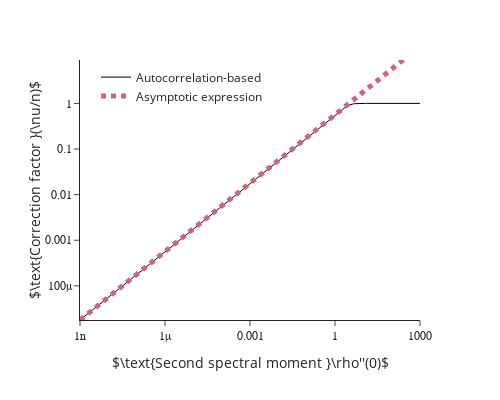

The cell this chart's notebook holds for it:
### Code cell
ws = []
ap = []

nT = 100000
rs = np.logspace(-9,3, 256)
# rs = 1/np.sqrt(rs[::-1])

for r in rs: 
    a = np.exp(-r*(np.arange(0, nT))**2/2)
    ws.append(1 / ((a[0])**2 + 2 * np.sum(a[1:]**2)))
    ap.append(np.sqrt(r/(np.pi)))
fig = go.Figure()

fig = px.line(x=rs, y=[ws, ap], log_y=True, log_x=True)
fig.update_traces(showlegend=False, line_color='white')
fig.add_scatter(x=rs, y=ws, line_color='black', line_width=1, name='Autocorrelation-based')
fig.add_scatter(x=rs, y=ap, line_color=px.colors.qualitative.Safe[1], line_dash='dot', line_width=5, name='Asymptotic expression')
fig.update_xaxes(title_text=r"$\text{Second spectral moment }\rho''(0)$", tickfont_family='Computer Modern')#, title_standoff=0)#, range=(-.5,0.7))
fig.update_yaxes(title_text=r'$\text{Correction factor }(\nu/n)$', tickfont_family='Computer Modern', title_standoff=0, range=(np.log10(min(ap)), np.log10(max(ap))-0.3))
fig.update_layout(template='simple_white', height=400, width=500, legend=dict(title_text='',yanchor="top",y=0.99,xanchor="right",x=0.55), )

display(fig)


fig.write_image('./edf_ws_vs_asymptotic.pdf', scale=2)
fig.write_image('./edf_ws_vs_asymptotic.png', scale=2)

### Figure 1 — Plotly figure (JSON) as saved in the notebook; plotly's stock layout.template omitted (floating-point values rounded to 4 significant figures; data arrays with more than 128 entries replaced by an {"elided": "..."} marker saying what was removed)
{"data": [{"hovertemplate": "variable=wide_variable_0<br>x=%{x}<br>value=%{y}<extra></extra>", "legendgroup": "wide_variable_0", "line": {"color": "white", "dash": "solid"}, "marker": {"symbol": "circle"}, "mode": "lines", "name": "wide_variable_0", "orientation": "v", "showlegend": false, "type": "scatter", "x": {"elided": "256 float values"}, "xaxis": "x", "y": {"elided": "256 float values"}, "yaxis": "y"}, {"hovertemplate": "variable=wide_variable_1<br>x=%{x}<br>value=%{y}<extra></extra>", "legendgroup": "wide_variable_1", "line": {"color": "white", "dash": "solid"}, "marker": {"symbol": "circle"}, "mode": "lines", "name": "wide_variable_1", "orientation": "v", "showlegend": false, "type": "scatter", "x": {"elided": "256 float values"}, "xaxis": "x", "y": {"elided": "256 float values"}, "yaxis": "y"}, {"line": {"color": "black", "width": 1}, "name": "Autocorrelation-based", "type": "scatter", "x": {"elided": "256 float values"}, "y": {"elided": "256 float values"}}, {"line": {"color": "rgb(204, 102, 119)", "dash": "dot", "width": 5}, "name": "Asymptotic expression", "type": "scatter", "x": {"elided": "256 float values"}, "y": {"elided": "256 float values"}}], "layout": {"height": 400, "legend": {"title": {"text": ""}, "tracegroupgap": 0, "x": 0.55, "xanchor": "right", "y": 0.99, "yanchor": "top"}, "margin": {"t": 60}, "width": 500, "xaxis": {"anchor": "y", "domain": [0, 1], "tickfont": {"family": "Computer Modern"}, "title": {"text": "$\\text{Second spectral moment }\\rho''(0)$"}, "type": "log"}, "yaxis": {"anchor": "x", "domain": [0, 1], "range": [-4.749, 0.9514], "tickfont": {"family": "Computer Modern"}, "title": {"standoff": 0, "text": "$\\text{Correction factor }(\\nu/n)$"}, "type": "log"}}}
